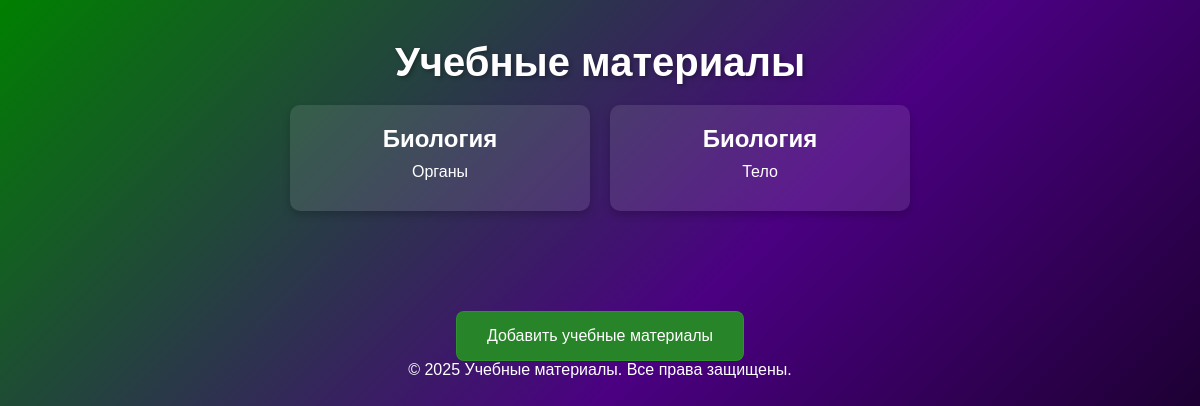
Before: /education_materials/ with the older database file.
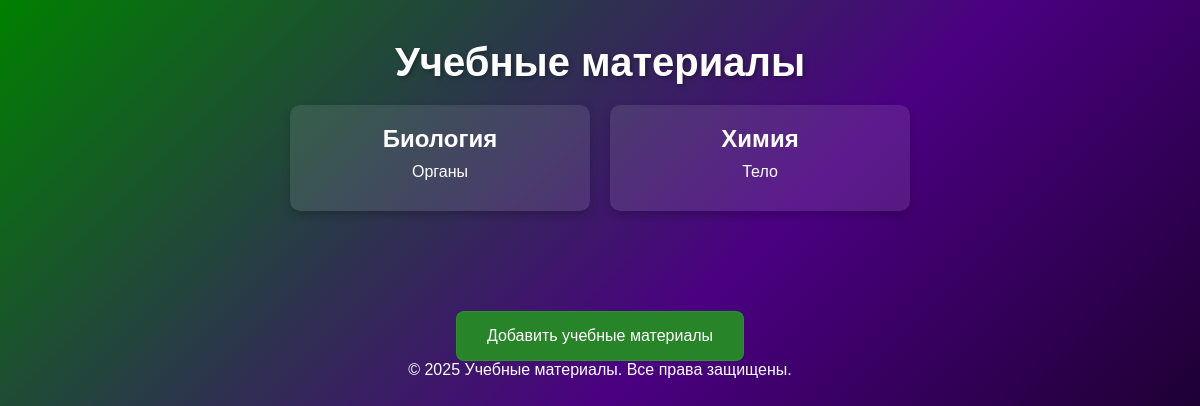
After: the same page with the newer database file.
### catalog/models.py (models this page shows, shortened)
class EducationalMaterials(models.Model):
    material_id = models.AutoField(primary_key=True)
    subject = models.ForeignKey(
        Subjects,
        on_delete=models.CASCADE,
        db_column='subject_id',
        blank=True,
        null=True
    )
    unit = models.IntegerField(blank=True, null=True)
    topic_name = models.CharField(max_length=255, null=True, blank=False)
    material_type = models.CharField(max_length=255, null=True, blank=False)
    material_source = models.CharField(max_length=255, null=True, blank=False)
    class Meta:
        verbose_name = 'Учебный материал'
        verbose_name_plural = 'Учебные материалы'

class Subjects(models.Model):
    subject_id = models.AutoField(primary_key=True)
    teacher = models.ForeignKey(
        Teachers,
        on_delete=models.CASCADE,
        db_column='teacher_id',
        blank=True,
        null=True
    )
    subject_name = models.CharField(max_length=255, null=True, blank=False)
    class Meta:
        verbose_name = 'Предмет'
        verbose_name_plural = 'Предметы'

### catalog/views.py (the view)
# urls.py: path('education_materials/', views.EducationMaterialsPage, name='education_materials'),
def EducationMaterialsPage(request):
    materials = EducationalMaterials.objects.select_related('subject').all()
    return render(request, 'basikPages/EducationMaterials.html', {'materials': materials})

### locallibrary/templates/basikPages/EducationMaterials.html (shortened to what this page needs)
<!DOCTYPE html>
<html lang="ru">
<head>
</head>
<body>
<header>
    <h1>Учебные материалы</h1>
</header>
<div class="container">
    {% for material in materials %}
    <div class="card">
        <h2>{{ material.subject.subject_name }}</h2>
        <p><a href="{{ material.material_source }}" class="button login">{{ material.topic_name}}</a></p>
    </div>
    {% endfor %}
</div>
<div class="button-container">
    <a href="{% url 'add_material' %}" class="button add">Добавить учебные материалы</a>
</div>
<footer>
    <p>&copy; 2025 Учебные материалы. Все права защищены.</p>
</footer>
</body>
</html>

### locallibrary/templates/basikPages/EducationMaterials.html (style rules this page uses)
* { margin: 0; padding: 0; box-sizing: border-box; font-family: Arial, sans-serif; }
body { background: linear-gradient(135deg, #008000, #4B0082, #000000); color: #fff; display: flex; flex-direction: column; align-items: center; min-height: 100vh; padding: 20px; }
h1 { margin: 20px 0; font-size: 2.5rem; text-shadow: 2px 2px 4px rgba(0, 0, 0, 0.3); }
.container { display: flex; flex-wrap: wrap; justify-content: center; gap: 20px; max-width: 1200px; width: 100%; }
.card { background: rgba(255, 255, 255, 0.1); padding: 20px; border-radius: 10px; width: 300px; box-shadow: 0 4px 8px rgba(0, 0, 0, 0.2); transition: transform 0.3s; text-align: center; }
.card h2 { font-size: 1.5rem; margin-bottom: 10px; }
.card p { font-size: 1rem; margin-bottom: 10px; }
.button-container { display: flex; gap: 20px; margin-top: 100px; height: auto; overflow: visible; }
.button { padding: 15px 30px; font-size: 1rem; border: none; border-radius: 8px; cursor: pointer; transition: transform 0.3s, box-shadow 0.3s; text-decoration: none; color: #fff; }
.button.add { background-color: #288429; backdrop-filter: blur(100px); border: 1px solid rgba(69, 196, 62, 0.2); animation: buttonGlow 2s infinite alternate; }

Changed rows visible on the page:
removed EducationalMaterials: subject.subject_name "Биология", topic_name "Тело"
added EducationalMaterials: subject.subject_name "Химия", topic_name "Тело"
